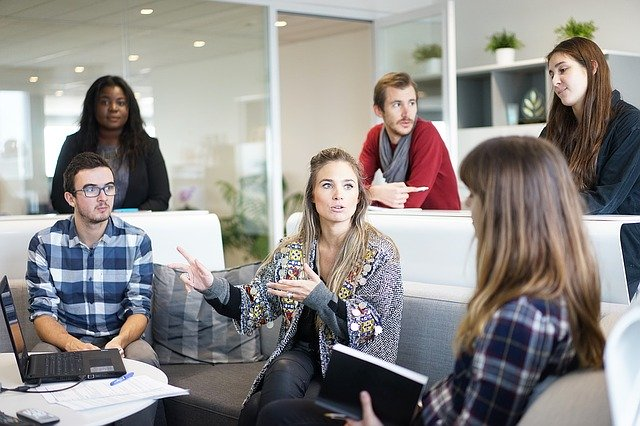
#> input picture 08_cv_deteccion_reconocimiento_facial/imagenes/imagen_000.jpg, 640 x 426 px; its folder holds only this picture in this run
$ python 05_entrenamiento_directorio.py
#> lines starting #> are read from the running program, lines starting #| are printed output that depends on the picture; after the words box and inside, x2 and y2 are one past the last pixel; in counts of white or black regions, pixels touching at a corner belong together
import cv2
import os
import numpy as np

# ============================================================================
# CONFIGURACIÓN DE DIRECTORIOS
# ============================================================================

# Directorio de entrada con imágenes a procesar
images_path = "../imagenes"

# Directorio de salida para guardar los rostros encontrados
output_dir = 'Rostros encontrados'

# Verificar que el directorio de entrada existe
if not os.path.exists(images_path):
    print(f"Error: El directorio '{images_path}' no existe")
    print("Por favor, cree el directorio y agregue imágenes para procesar")
    exit()

# Obtener lista de imágenes en el directorio
try:
    images_path_list = os.listdir(images_path)
    # Filtrar solo archivos de imagen comunes
    valid_extensions = ['.jpg', '.jpeg', '.png', '.bmp', '.tiff']
    images_path_list = [img for img in images_path_list
                        if os.path.splitext(img)[1].lower() in valid_extensions]
except Exception as e:
    print(f"Error al leer el directorio: {e}")
    exit()

# Verificar que hay imágenes para procesar
if len(images_path_list) == 0:
    print(f"Error: No se encontraron imágenes en '{images_path}'")
    print(f"Formatos válidos: {', '.join(valid_extensions)}")
    exit()

print(f"Directorio de entrada: {images_path}")
print(f"Total de imágenes encontradas: {len(images_path_list)}")

# Crear directorio de salida si no existe
if not os.path.exists(output_dir):
    os.makedirs(output_dir)
    print(f"Directorio creado: {output_dir}")
else:
    print(f"Usando directorio existente: {output_dir}")

# ============================================================================
# CONFIGURACIÓN DEL CLASIFICADOR HAAR CASCADE
# ============================================================================

# Cargar el clasificador para detección de rostros frontales
faceClassif = cv2.CascadeClassifier('haarcascade_frontalface_default.xml')

# Verificar que el clasificador se cargó correctamente
if faceClassif.empty():
    print("Error: No se pudo cargar el clasificador Haar Cascade")
    exit()

# ============================================================================
# PARÁMETROS DE CONFIGURACIÓN
# ============================================================================

# Tamaño estándar para redimensionar todos los rostros
FACE_SIZE = (150, 150)

# Parámetros de detección
SCALE_FACTOR = 1.1
MIN_NEIGHBORS = 5

# ============================================================================
# VARIABLES DE CONTROL
# ============================================================================

# Contador global de rostros guardados
count = 0

# Estadísticas
total_images_processed = 0
total_images_with_faces = 0
total_faces_saved = 0

print("\n" + "=" * 70)
print("INSTRUCCIONES")
print("=" * 70)
print("- Presiona 'S' para GUARDAR los rostros encontrados en la imagen actual")
print("- Presiona 'N' o cualquier otra tecla para OMITIR la imagen sin guardar")
print("- Presiona 'ESC' para SALIR del programa")
print("=" * 70)
print("\nIniciando procesamiento...\n")

# ============================================================================
# PROCESAMIENTO DE IMÁGENES
# ============================================================================

# Procesar cada imagen en el directorio
for idx, image_name in enumerate(images_path_list, 1):

    # Construir ruta completa de la imagen
    image_path = os.path.join(images_path, image_name)

    # Leer la imagen
    image = cv2.imread(image_path)
#> image is the input picture: shape (426, 640, 3); mean B, G, R 136.8, 139, 142.7

    # Verificar que la imagen se cargó correctamente
    if image is None:
        print(f"[{idx}/{len(images_path_list)}] Error: No se pudo cargar '{image_name}'. Omitiendo...")
        continue

    total_images_processed += 1

    # Crear una copia de la imagen original para extraer rostros
    image_aux = image.copy()

    # Convertir a escala de grises (requerido para Haar Cascade)
    gray = cv2.cvtColor(image, cv2.COLOR_BGR2GRAY)
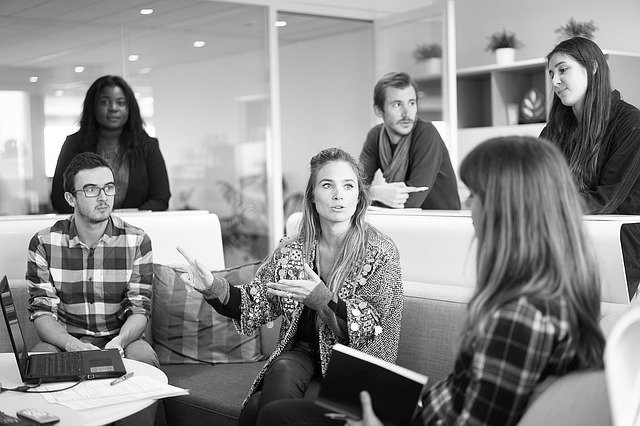
#> gray: shape (426, 640); min 0, max 255, mean 139.8

    # Ecualización de histograma para mejorar el contraste
    gray = cv2.equalizeHist(gray)
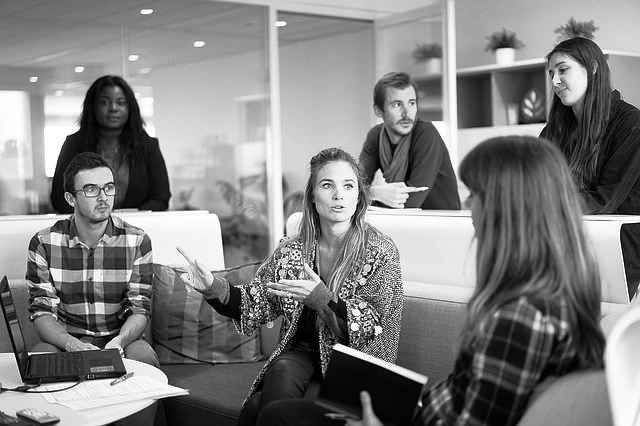
#> gray: shape (426, 640); min 0, max 255, mean 128

    # ========================================================================
    # DETECCIÓN DE ROSTROS
    # ========================================================================

    # Detectar rostros en la imagen
    faces = faceClassif.detectMultiScale(
        gray,
        scaleFactor=SCALE_FACTOR,
        minNeighbors=MIN_NEIGHBORS,
        minSize=(30, 30)
    )
#> faces = [[92, 86, 42, 42], [382, 87, 46, 46], [308, 162, 60, 60], [73, 167, 53, 53], [542, 48, 54, 54]]

    # ========================================================================
    # VISUALIZACIÓN
    # ========================================================================

    # Dibujar rectángulos alrededor de los rostros detectados
    for i, (x, y, w, h) in enumerate(faces):
        cv2.rectangle(image, (x, y), (x + w, y + h), (0, 255, 0), 2)
        # Añadir número de rostro
        cv2.putText(image, f'#{i+1}', (x, y-10),
                    cv2.FONT_HERSHEY_SIMPLEX, 0.6, (0, 255, 0), 2)
#> this loop made 5 passes
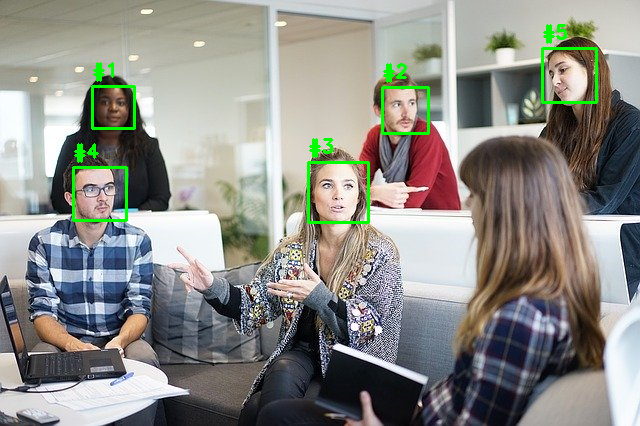
#> image: shape (426, 640, 3); 1.53% of pixels changed, all inside (x1, y1, x2, y2) = (72, 24, 598, 224)

    # Crear banner con instrucciones en la parte superior
    cv2.rectangle(image, (10, 5), (640, 35), (255, 255, 255), -1)
    instruction_text = f'Imagen {idx}/{len(images_path_list)} - Rostros: {len(faces)} | S=Guardar N=Omitir ESC=Salir'
    cv2.putText(image, instruction_text, (15, 25),
                cv2.FONT_HERSHEY_SIMPLEX, 0.5, (0, 128, 0), 1, cv2.LINE_AA)

    # Banner con nombre de archivo
    cv2.rectangle(image, (10, 40), (640, 65), (240, 240, 240), -1)
    cv2.putText(image, f'Archivo: {image_name}', (15, 58),
                cv2.FONT_HERSHEY_SIMPLEX, 0.45, (0, 0, 0), 1, cv2.LINE_AA)
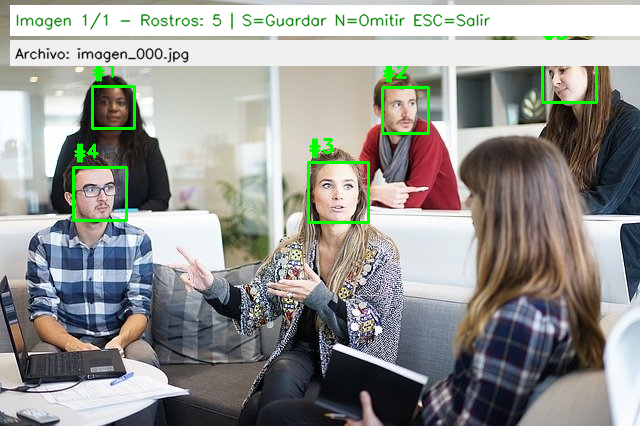
#> image: shape (426, 640, 3); mean B, G, R 145.6, 149.9, 149.4

    # Mostrar la imagen con las detecciones
    cv2.imshow('Deteccion de Rostros - Procesando Directorio', image)

    # Información en consola
    print("-" * 70)
    print(f"[{idx}/{len(images_path_list)}] Procesando: {image_name}")
    print(f"  - Dimensiones: {image.shape[1]}x{image.shape[0]} píxeles")
#|   - Dimensiones: 640x426 píxeles
    print(f"  - Rostros detectados: {len(faces)}")
#|   - Rostros detectados: 5

    # ========================================================================
    # CONTROL DE TECLADO
    # ========================================================================

    # Esperar entrada del usuario
    key = cv2.waitKey(0)
#> (key Esc is pressed here)

    # Presionar 'S' para guardar los rostros
    if key == ord('s') or key == ord('S'):
        if len(faces) > 0:
            total_images_with_faces += 1
            saved_count = 0

            for i, (x, y, w, h) in enumerate(faces):
                # Extraer la región del rostro
                rostro = image_aux[y:y + h, x:x + w]

                # Redimensionar el rostro a tamaño estándar
                rostro_resized = cv2.resize(rostro, FACE_SIZE, interpolation=cv2.INTER_CUBIC)

                # Generar nombre del archivo
                filename = f'rostro_{count}.jpg'
                filepath = os.path.join(output_dir, filename)

                # Guardar el rostro
                cv2.imwrite(filepath, rostro_resized)

                print(f"  Rostro #{i+1} guardado: {filepath}")

                count += 1
                saved_count += 1

            total_faces_saved += saved_count
            print(f"  Total guardados de esta imagen: {saved_count}")
        else:
            print("  No hay rostros para guardar en esta imagen")

    # Presionar ESC para salir
    elif key == 27:
        print("\n Proceso interrumpido por el usuario")
        break

    # Cualquier otra tecla omite la imagen
    else:
        print("  Imagen omitida (no se guardaron rostros)")

# ============================================================================
# RESUMEN Y LIMPIEZA
# ============================================================================

# Cerrar todas las ventanas
cv2.destroyAllWindows()

# Mostrar resumen final
print("\n" + "=" * 70)
print("RESUMEN DE PROCESAMIENTO")
print("=" * 70)
print(f"Total de imágenes en el directorio: {len(images_path_list)}")
print(f"Total de imágenes procesadas: {total_images_processed}")
print(f"Total de imágenes con rostros guardados: {total_images_with_faces}")
print(f"Total de rostros guardados: {total_faces_saved}")
print(f"Directorio de entrada: {images_path}")
print(f"Directorio de salida: {output_dir}")
print(f"Tamaño de rostros: {FACE_SIZE[0]}x{FACE_SIZE[1]} píxeles")
print("=" * 70)
print("\nProcesamiento completado exitosamente")

$ run again, on 08_cv_deteccion_reconocimiento_facial/imagenes/imagen_004.jpg
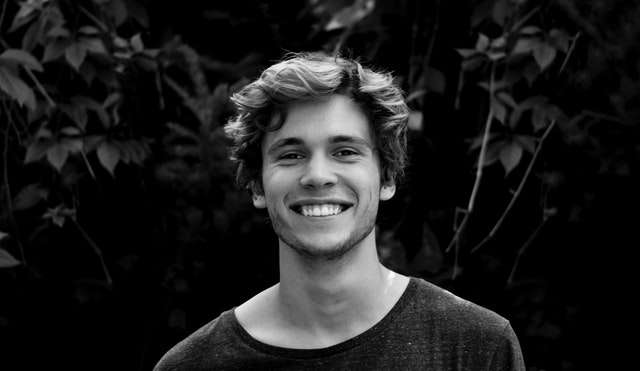
#> input picture 08_cv_deteccion_reconocimiento_facial/imagenes/imagen_004.jpg, 640 x 371 px
#> image is the input picture: shape (371, 640, 3); min 0, max 255, mean 29.8
#> `gray = cv2.equalizeHist(gray)`:
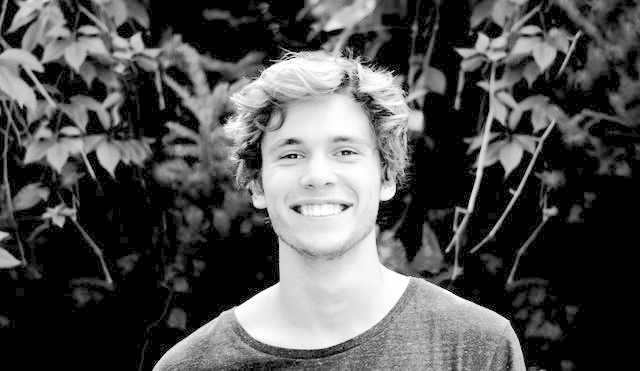
#> gray: shape (371, 640); min 0, max 255, mean 79.8
#> faces = [[248, 97, 143, 143]]
#> the loop `for i, (x, y, w, h) in enumerate(faces):` made 1 pass
#> `cv2.putText(image, f'Archivo: {image_name}', (15, 58), cv2.FONT_HERSHE..`:
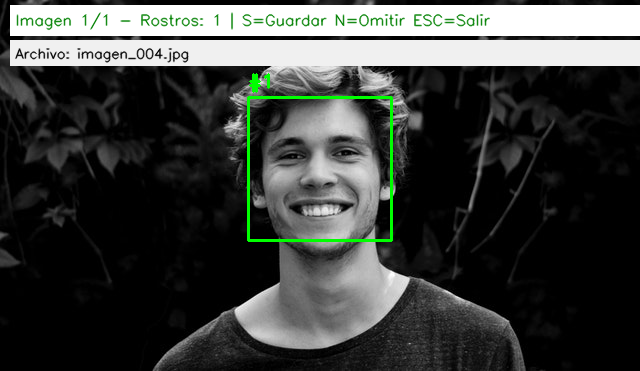
#> image: shape (371, 640, 3); mean B, G, R 62, 64.7, 62
#|   - Dimensiones: 640x371 píxeles
#|   - Rostros detectados: 1

$ run again, on 08_cv_deteccion_reconocimiento_facial/imagenes/imagen_005.jpg
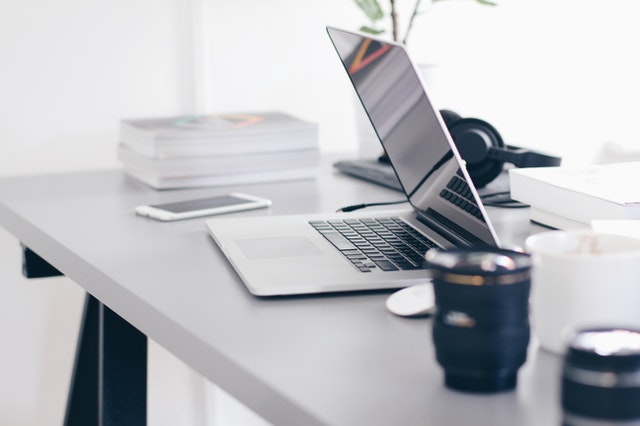
#> input picture 08_cv_deteccion_reconocimiento_facial/imagenes/imagen_005.jpg, 640 x 426 px
#> image is the input picture: shape (426, 640, 3); mean B, G, R 194.3, 190.3, 188.8
#> `gray = cv2.equalizeHist(gray)`:
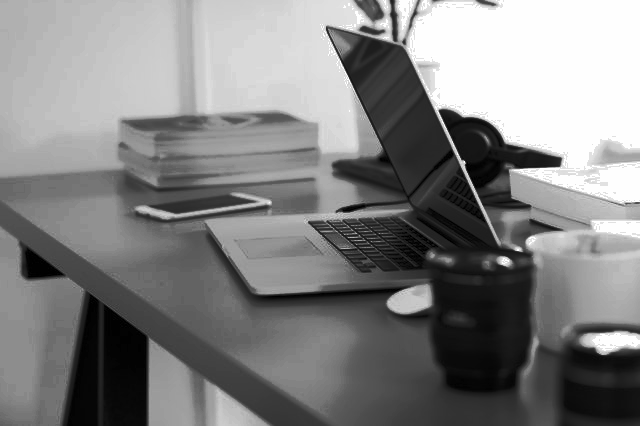
#> gray: shape (426, 640); min 0, max 255, mean 130.2
#> faces = ()
#> `cv2.putText(image, f'Archivo: {image_name}', (15, 58), cv2.FONT_HERSHE..`:
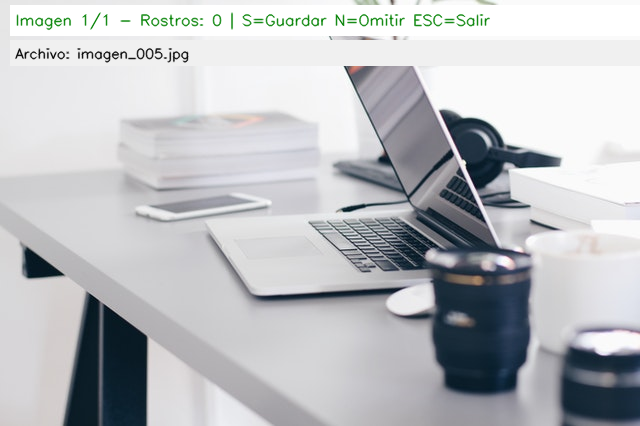
#> image: shape (426, 640, 3); mean B, G, R 194.3, 190.8, 188.8
#|   - Dimensiones: 640x426 píxeles
#|   - Rostros detectados: 0

$ run again, on 08_cv_deteccion_reconocimiento_facial/imagenes/imagen_001.jpg
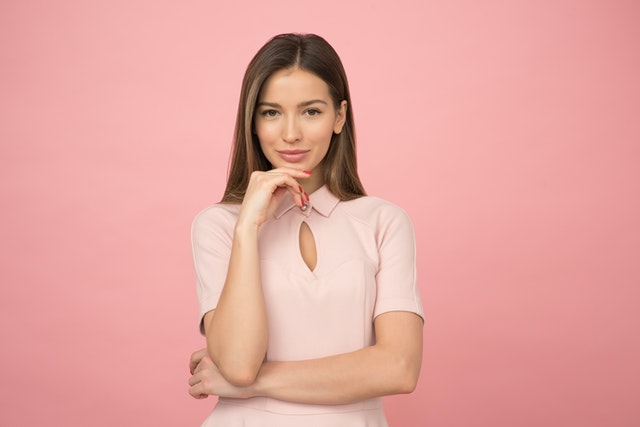
#> input picture 08_cv_deteccion_reconocimiento_facial/imagenes/imagen_001.jpg, 640 x 427 px
#> image is the input picture: shape (427, 640, 3); mean B, G, R 160, 165.5, 228.4
#> `gray = cv2.equalizeHist(gray)`:
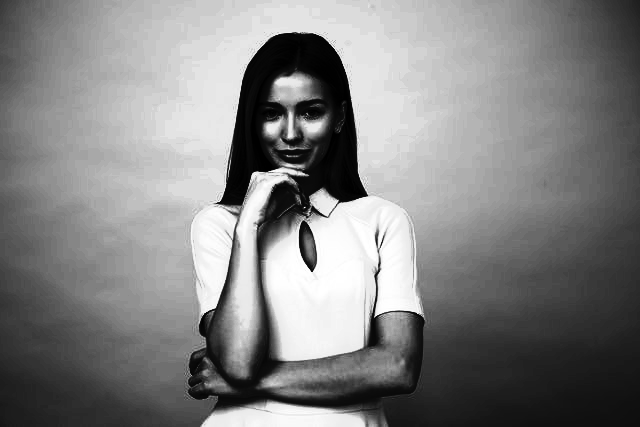
#> gray: shape (427, 640); min 0, max 255, mean 129.7
#> faces = [[243, 74, 100, 100]]
#> the loop `for i, (x, y, w, h) in enumerate(faces):` made 1 pass
#> `cv2.putText(image, f'Archivo: {image_name}', (15, 58), cv2.FONT_HERSHE..`:
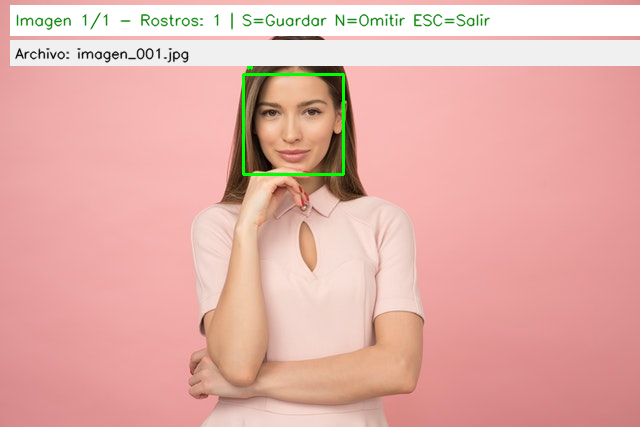
#> image: shape (427, 640, 3); mean B, G, R 169, 175.8, 228.5
#|   - Dimensiones: 640x427 píxeles
#|   - Rostros detectados: 1

$ run again, on 08_cv_deteccion_reconocimiento_facial/imagenes/imagen_002.jpg
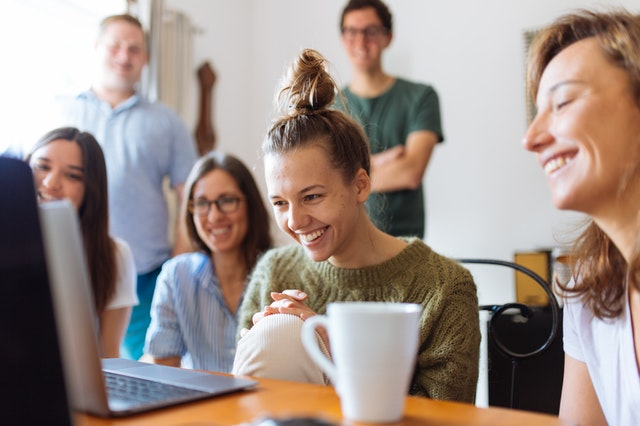
#> input picture 08_cv_deteccion_reconocimiento_facial/imagenes/imagen_002.jpg, 640 x 426 px
#> image is the input picture: shape (426, 640, 3); mean B, G, R 136.4, 143, 157.5
#> faces = [[331, 9, 61, 61], [183, 176, 69, 69], [255, 169, 81, 81]]
#> the loop `for i, (x, y, w, h) in enumerate(faces):` made 3 passes
#> `cv2.putText(image, f'Archivo: {image_name}', (15, 58), cv2.FONT_HERSHE..`:
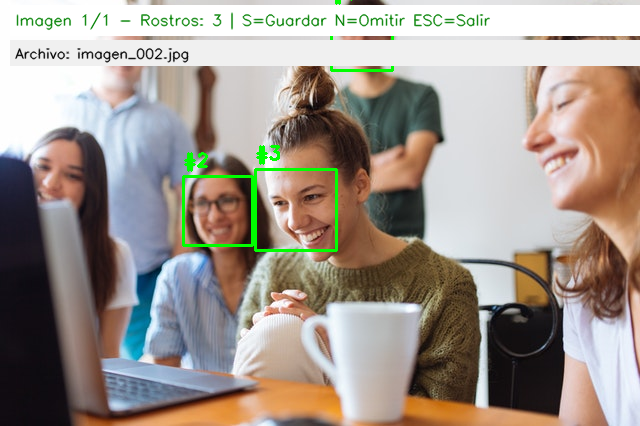
#> image: shape (426, 640, 3); mean B, G, R 142.1, 150.8, 160.6
#|   - Dimensiones: 640x426 píxeles
#|   - Rostros detectados: 3
